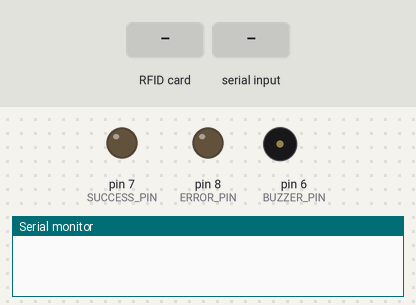
The sketch below on a simulated Arduino Uno, built with avr-gcc and run on an emulated ATmega328P. Shown: output pins drawn as LEDs (lit = HIGH), buzzer (waves = sounding), the last lines printed to the serial monitor. The inputs (shaded band) are chosen by the test bench. Pins used as bus, display or sensor lines are not drawn.

Above: at 1.2 s.
1.3 s: RFID card 5E 7A 19 C4 held to the reader
2.8 s: "once;1\n" received over Serial
At 4.1 s:
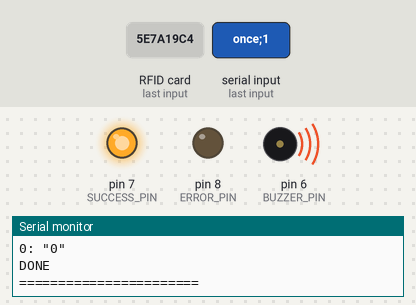
At 6.8 s:
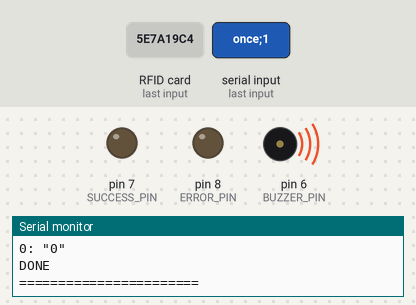
Timing chart, 0 to 8.3 s (numbered marks = the images above; inputs shaded):
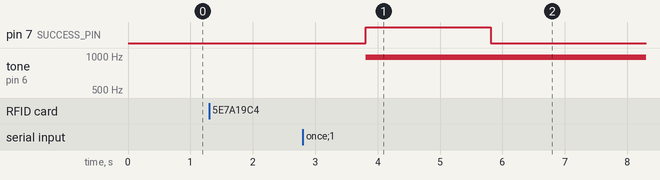

The sketch:

index.ino
```cpp
#include <SPI.h>

#include <MFRC522.h>

#define SS_PIN 10
#define RST_PIN 9

MFRC522 rfid(SS_PIN, RST_PIN);
MFRC522::MIFARE_Key key;
MFRC522::StatusCode card_status;

enum RESPONSES {
  SUCCESS,
  ERROR
};

const int SUCCESS_PIN = 7;
const int ERROR_PIN = 8;
const int BUZZER_PIN = 6;

const byte MONEY_BLOCK = 8;
const byte POINT_BLOCK = 9;

void setup() {
  Serial.begin(9600);
  SPI.begin();
  rfid.PCD_Init();
  pinMode(SUCCESS_PIN, OUTPUT);
  pinMode(ERROR_PIN, OUTPUT);
  pinMode(BUZZER_PIN, OUTPUT);

  for (byte i = 0; i < 6; i++) {
    key.keyByte[i] = 0xFF;
  }
}
void loop() {
  if (!rfid.PICC_IsNewCardPresent()) {
    return;
  }
  if (!rfid.PICC_ReadCardSerial()) {
    return;
  }

  // Get Money and Block Data
  String money = readBytesFromBlock(MONEY_BLOCK);
  String points = readBytesFromBlock(POINT_BLOCK);

  if (!is_number(money))
    money = "0";
  if (!is_number(points))
    points = "0";

  Serial.print(F("[card_data]"));
  printHex(rfid.uid.uidByte, rfid.uid.size);
  Serial.print(";");
  Serial.print(money);
  Serial.print(";");
  Serial.print(points);
  Serial.println(";");

  byte buffr[16];
  byte block = 4;
  byte len;

  while (!Serial.available())
    ;

  String res = Serial.readString();
  res.trim();
  len = res.length();
  res = res.substring(0, len - 1);
  len = res.length();
  res.getBytes(buffr, 16);

  if (len >= 1) {
    // Serial.print("GOT[");
    // Serial.print(len);
    // Serial.print("]: |");
    // Serial.print(res);
    // Serial.println("|");

    if (is_number(res)) {
      if (res.toInt() == ERROR) {
        Serial.println("FAILED");
        access_denied();
      } else if (res.toInt() == SUCCESS) {
        access_granted();
      }
    } else {
      String strs[2] = { "0", "0" };
      byte StringCount = 0;
      while (res.length() > 0 && StringCount < 2) {
        int index = res.indexOf(';');
        if (index == -1)  // no ; found
        {
          strs[StringCount++] = res;
          break;
        } else {
          strs[StringCount++] = res.substring(0, index);
          res = res.substring(index + 1);
        }
      }

      for (int i = 0; i < StringCount; i++) {
        Serial.print(i);
        Serial.print(": \"");
        if (!is_number(strs[i]))
          strs[i] = "0";
        Serial.print(strs[i]);
        Serial.println("\"");
      }

      // write the new data to the card
      writeBytesToBlock(MONEY_BLOCK, strs[0]);
      writeBytesToBlock(POINT_BLOCK, strs[1]);
      Serial.println("DONE\n=======================");
      access_granted();
    }
  }

  rfid.PICC_HaltA();
  rfid.PCD_StopCrypto1();
}
void printHex(byte* buffer, byte bufferSize) {
  for (byte i = 0; i < bufferSize; i++) {
    Serial.print(buffer[i] < 0x10 ? " 0" : " ");
    Serial.print(buffer[i], HEX);
  }
}

void access_granted() {
  digitalWrite(SUCCESS_PIN, HIGH);
  digitalWrite(ERROR_PIN, LOW);
  buzz("twice");
  delay(1820);
  digitalWrite(SUCCESS_PIN, LOW);
}

void access_denied() {
  digitalWrite(ERROR_PIN, HIGH);
  digitalWrite(SUCCESS_PIN, LOW);
  buzz("long");
  digitalWrite(ERROR_PIN, LOW);
}

void buzz(String type) {
  if (type.equals("once")) {
    analogWrite(BUZZER_PIN, 60);
    delay(60);
    analogWrite(BUZZER_PIN, 0);
  } else if (type.equals("twice")) {
    analogWrite(BUZZER_PIN, 60);
    delay(60);
    analogWrite(BUZZER_PIN, 0);
    delay(60);
    analogWrite(BUZZER_PIN, 60);
    delay(60);
    analogWrite(BUZZER_PIN, 0);
  } else if (type.equals("long")) {
    analogWrite(BUZZER_PIN, 60);
    delay(2000);
    analogWrite(BUZZER_PIN, 0);
  } else {
    analogWrite(BUZZER_PIN, 60);
    delay(60);
    analogWrite(BUZZER_PIN, 0);
  }
}

String readBytesFromBlock(byte blockNumber) {
  card_status = rfid.PCD_Authenticate(MFRC522::PICC_CMD_MF_AUTH_KEY_A, blockNumber, &key, &(rfid.uid));
  if (card_status != MFRC522::STATUS_OK) {
    Serial.print(F("Authentication failed: "));
    Serial.println(rfid.GetStatusCodeName(card_status));
    return "";
  }
  byte arrayAddress[18];
  byte buffersize = sizeof(arrayAddress);
  card_status = rfid.MIFARE_Read(blockNumber, arrayAddress, &buffersize);
  if (card_status != MFRC522::STATUS_OK) {
    Serial.print(F("Reading failed: "));
    Serial.println(rfid.GetStatusCodeName(card_status));
    return;
  }

  String value = "";
  for (uint8_t i = 0; i < 16; i++) {
    value += (char)arrayAddress[i];
  }
  value.trim();
  return value;
}

void writeBytesToBlock(byte block, String content) {
  byte buff[16];
  content.getBytes(buff, 16);
  if (content.length() > 0) {
    for (byte i = content.length(); i < 16; i++) {
      buff[i] = ' ';  //We have to pad array items with spaces.
    }
  }
  card_status = rfid.PCD_Authenticate(MFRC522::PICC_CMD_MF_AUTH_KEY_A, block, &key, &(rfid.uid));

  if (card_status != MFRC522::STATUS_OK) {
    Serial.print(F("PCD_Authenticate() failed: "));
    Serial.println(rfid.GetStatusCodeName(card_status));
    return;
  }
  // Write block
  card_status = rfid.MIFARE_Write(block, buff, 16);

  if (card_status != MFRC522::STATUS_OK) {
    Serial.print(F("MIFARE_Write() failed: "));
    Serial.println(rfid.GetStatusCodeName(card_status));
    return;
  }
}

boolean is_number(String str) {
  for (byte i = 0; i < str.length(); i++) {
    if (!isDigit(str.charAt(i))) return false;
  }
  return true;
}
```

Measured:
- after the input at 2.8 s, pin 7 (SUCCESS_PIN): LOW → HIGH after 1.0 s, → LOW 2.0 s later; tone on pin 6 (BUZZER_PIN): silent → 977 Hz after 1.0 s
